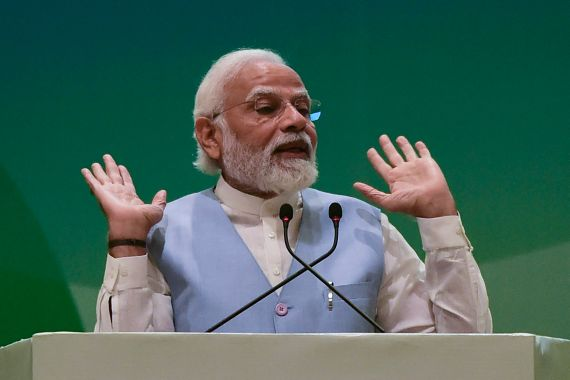
#> input picture model/test images/modi.jpg, 570 x 380 px
$ jupyter execute --allow-errors model-notebook.ipynb   (shell and % lines are left out)
#> lines starting #> are read from the running program, lines starting #| are printed output that depends on the picture
[cell 1]
import numpy as np
import cv2
import matplotlib.pyplot as plt
from matplotlib import pyplot as plt

[cell 2]
img = cv2.imread('./test images/modi.jpg')
#> img is the input picture: shape (380, 570, 3); mean B, G, R 92.9, 102.8, 68.2
img.shape
#> Out = (380, 570, 3)

[cell 3]
plt.imshow(img)

[cell 4]
gray = cv2.cvtColor(img, cv2.COLOR_BGR2GRAY)
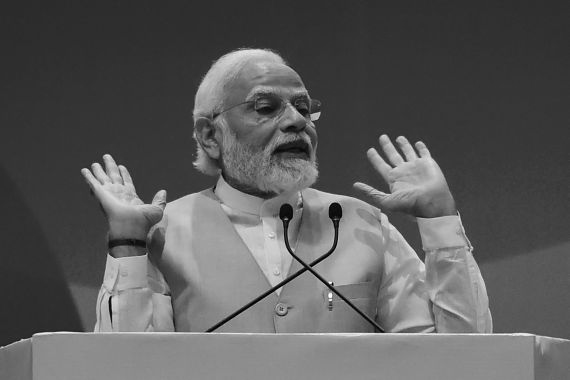
#> gray: shape (380, 570); min 0, max 254, mean 91.3
gray.shape
#> Out = (380, 570)

[cell 5]
gray

[cell 6]
plt.imshow(gray, cmap='gray')

[cell 7]
face_cascade = cv2.CascadeClassifier('./opencv/haarcascades/haarcascade_frontalface_default.xml')
eye_cascade = cv2.CascadeClassifier('./opencv/haarcascades/haarcascade_eye.xml')

faces = face_cascade.detectMultiScale(gray, 1.3, 5)
#> faces = ()
faces

#> (a cell that did not finish here is left out)

#> (a cell that did not finish here is left out)

[cell 10]
cv2.destroyAllWindows()
for (x,y,w,h) in faces:
    face_img = cv2.rectangle(img,(x,y),(x+w,y+h),(255,0,0),2)
    roi_gray = gray[y:y+h, x:x+w]
    roi_color = face_img[y:y+h, x:x+w]
    eyes = eye_cascade.detectMultiScale(roi_gray)
    for (ex,ey,ew,eh) in eyes:
        cv2.rectangle(roi_color,(ex,ey),(ex+ew,ey+eh),(0,255,0),2)
#> this loop made 0 passes


plt.figure()
#> (the rest of this cell did not finish here and is left out)


$ run again, with model/test images/modei_jji.jpeg copied over model/test images/modi.jpg
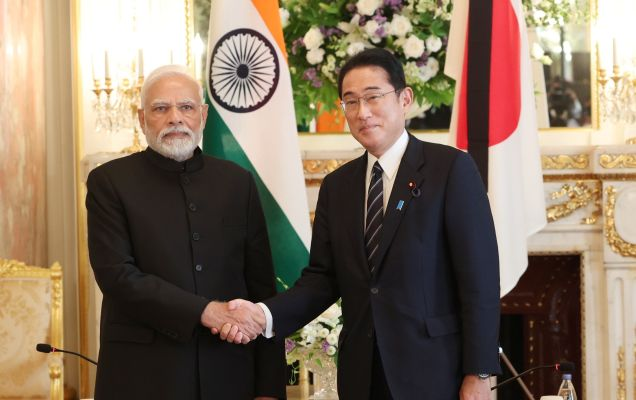
#> input picture model/test images/modei_jji.jpeg, 636 x 400 px
#> img is the input picture: shape (400, 636, 3); mean B, G, R 95.9, 114.2, 131.5
#> `gray = cv2.cvtColor(img, cv2.COLOR_BGR2GRAY)`:
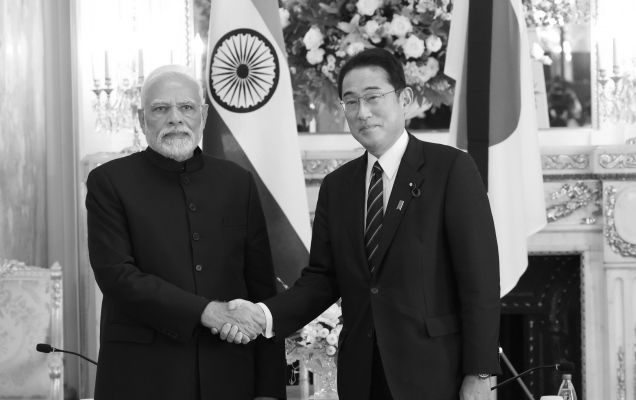
#> gray: shape (400, 636); min 0, max 255, mean 117.3
#> faces = [[141, 81, 68, 68], [325, 69, 74, 74]]
#> `(x,y,w,h) = faces[0]`: x = 141; y = 81; w = 68
#> `x,y,w,h`: Out = (141, 81, 68, 68)
#> the loop `for (x,y,w,h) in faces:` made 2 passes
#> after the loop `for (x,y,w,h) in faces:`:
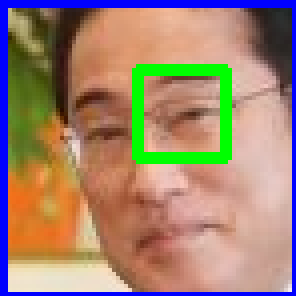
#> roi_color: shape (74, 74, 3) (shown 4 times larger); mean B, G, R 112.6, 132, 160
